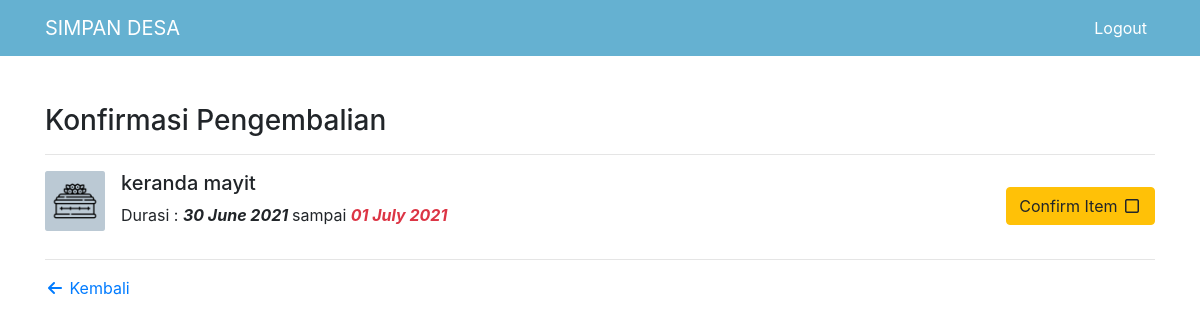
The app's page /detail-pinjam.php?id=5 (signed in) with its own data.
### tables this page shows
CREATE TABLE `konfirmasi` (
  `id_konfirmasi` int(11) NOT NULL,
  `id_kuantitas` int(11) NOT NULL,
  `id_barang` int(11) NOT NULL,
  `tgl_pinjem` int(11) NOT NULL,
  `tgl_kembali` int(11) NOT NULL,
  `id_user` int(11) NOT NULL,
  `status_kembali` int(11) NOT NULL
);

CREATE TABLE `barang` (
  `id_barang` int(11) NOT NULL,
  `nama_barang` varchar(128) NOT NULL,
  `gambar` varchar(128) NOT NULL
);

### detail-pinjam.php (the view, shortened to what this page needs)
<?php
require "koneksi.php";
include "header.php";
$id_user = $_GET['id'];
$sql = "SELECT * FROM konfirmasi JOIN barang ON konfirmasi.id_barang=barang.id_barang WHERE konfirmasi.id_user = $id_user ORDER BY konfirmasi.status_kembali ASC";
$query = mysqli_query($koneksi, $sql);
?>
<div class="container py-5">
    <h3>Konfirmasi Pengembalian</h3>
    <hr>
    <ul class="list-unstyled">
        <?php while ($result = mysqli_fetch_assoc($query)) : ?>
        <div class="media">
            <img class="align-self-start mr-3" src="img/<?= $result['gambar'] ?>" height="60"
                alt="Generic placeholder image">
            <div class="media-body">
                <h5 class="mt-0"><?= $result['nama_barang'] ?></h5>
                <p>Durasi : <strong><i><?= date("d F Y  ", $result['tgl_pinjem']) ?></i></strong> sampai <strong><i
                            class="text-danger">
                            <?= date("d F Y  ", $result['tgl_kembali']) ?> </i></strong>
                </p>
            </div>
            <?php if ($result['status_kembali'] == 0): ?>
            <a href="konfirmasi-barang.php?konfirmasi=<?= $result['id_konfirmasi'] ?>&user=<?= $id_user ?>"
                class="btn mt-3 btn-warning">Confirm
                Item <i class="far fa-fw fa-square"></i></a>
            <?php else : ?>
            <button class="btn mt-3 btn-success disabled">Confirmed
                <i class="fas fa-fw fa-check-square"></i></button>
            <?php endif; ?>
        </div>
        <hr>
        <?php endwhile; ?>
    </ul>
    <a href="admin.php"><i class="fas fa-fw fa-arrow-left"></i> Kembali</a>
</div>
<?php include 'footer.php'; ?>

### records on screen
konfirmasi: id_barang.gambar (picture), id_barang.nama_barang "keranda mayit", tgl_pinjem "30 June 2021", tgl_kembali "01 July 2021"
